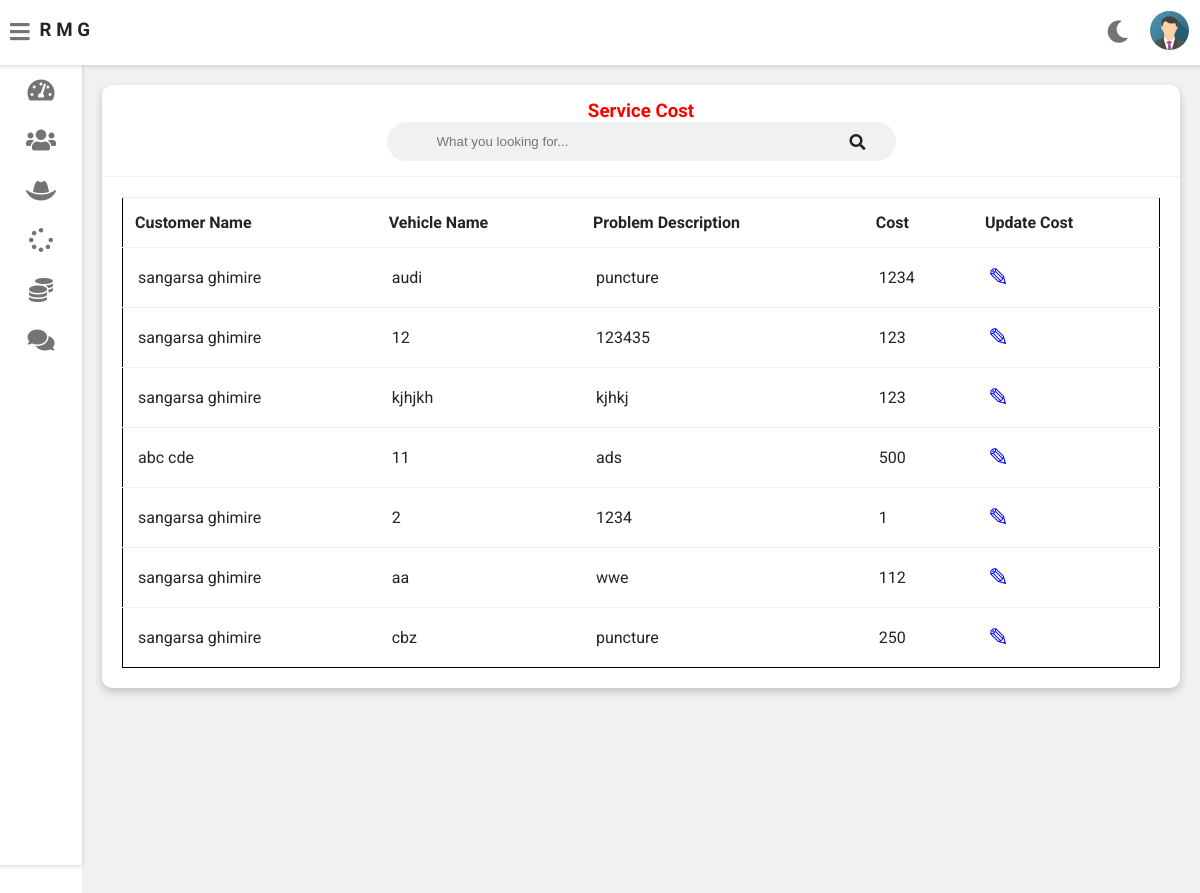
The app's page /admin-view-service-cost (signed in) with its own data.
### vehicle/models.py (models this page shows, shortened)
class Customer(models.Model):
    user=models.OneToOneField(User,on_delete=models.CASCADE)
    profile_pic= models.ImageField(upload_to='profile_pic/CustomerProfilePic/',null=True,blank=True)
    address = models.CharField(max_length=40)
    mobile = models.CharField(max_length=20,null=False)
    @property
    def get_name(self):
        return self.user.first_name+" "+self.user.last_name
    def __str__(self):
        return self.user.first_name

class Request(models.Model):
    cat=(('two wheeler with gear','two wheeler with gear'),('two wheeler without gear','two wheeler without gear'),('three wheeler','three wheeler'),('four wheeler','four wheeler'))
    category=models.CharField(max_length=50,choices=cat)
    vehicle_no=models.PositiveIntegerField(null=False)
    vehicle_name = models.CharField(max_length=40,null=False)
    vehicle_model = models.CharField(max_length=40,null=False)
    vehicle_brand = models.CharField(max_length=40,null=False)
    problem_description = models.CharField(max_length=500,null=False)
    date=models.DateField(auto_now=True)
    cost=models.PositiveIntegerField(null=True)
    customer=models.ForeignKey('Customer', on_delete=models.CASCADE,null=True)
    mechanic=models.ForeignKey('Mechanic',on_delete=models.CASCADE,null=True)
    stat=(('Pending','Pending'),('Approved','Approved'),('Repairing','Repairing'),('Repairing Done','Repairing Done'),('Released','Released'))
    status=models.CharField(max_length=50,choices=stat,default='Pending',null=True)

### vehicle/views.py (the view)
# urls.py: path('admin-view-service-cost',views.admin_view_service_cost_view,name='admin-view-service-cost'),
@login_required(login_url='adminlogin')
def admin_view_service_cost_view(request):
    enquiry=models.Request.objects.all().order_by('-id')
    customers=[]
    for enq in enquiry:
        customer=models.Customer.objects.get(id=enq.customer_id)
        customers.append(customer)
    print(customers)
    return render(request,'vehicle/admin_view_service_cost.html',{'data':zip(customers,enquiry)})

### templates/vehicle/admin_view_service_cost.html (shortened to what this page needs)
{% extends 'vehicle/adminbase.html' %}
{% block content %}
	<div class="wrapper">
		<div class="row">
			<div class="col-12 col-m-12 col-sm-12">
				<div class="card">
					<div class="card-header">
						<h3 style="color:red; text-align:center" >Service Cost
						</h3>
						<form class="navbar-search">
						<input type="text" name="Search" id="Search10" class="navbar-search-input" placeholder="What you looking for...">
						<i class="fas fa-search"></i>
						</form>
					</div>
					<div class="card-content">
						<table id="myTable10">
							<thead>
                <tr>
                  <th>Customer Name</th>
                  <th>Vehicle Name</th>
                  <th>Problem Description</th>
                  <th>Cost</th>
                  <th>Update Cost</th>
                </tr>
							</thead>
							<tbody>
                {% for c,r in data %}
                <tr>
                  <td> {{c.get_name}}</td>
                  <td> {{r.vehicle_name}}</td>
                  <td>{{r.problem_description}}</td>
                  <td>{{r.cost}}</td>
                  <td><a  style="color:blue; text-decoration:none;font-size:25px;" href="{% url 'update-cost' r.id  %}">&#9998;</a></td>
                </tr>
                {% endfor %}
							</tbody>
						</table>
					</div>
				</div>
			</div>
		</div>
<br><br><br><br><br><br><br><br><br><br><br><br><br><br><br><br>
	</div>
{% endblock content %}

### static/style.css (style rules this page uses)
:root { --primary-color: #4834d4; --success-color: #6ab04c; --warning-color: #f0932b; --danger-color: #eb4d4b; --light-color: #212529; --light-second-color: #727475; --light-background: #ffffff; --light-second-background: #f1f1f1; --dark-color: #909090; --dark-second-color: #f5f6fa; --dark-background: #23242D; --dark-second-background: #181818; }
.light { --main-bg-color: var(--light-background); --second-bg-color: var(--light-second-background); --main-color: var(--light-color); --second-color: var(--light-second-color); }
* { box-sizing: border-box; }
body { font-family: 'Roboto', sans-serif; background: var(--main-bg-color); color: var(--main-color); margin: 0; }
.navbar-search { position: relative; margin: auto; width: 50%; }
.navbar-search input { background: var(--second-bg-color); border: none; padding: 12px 50px 12px 50px; width: 100%; outline: none; color: var(--main-color); border-radius: 20px; }
.navbar-search i { position: absolute; top: 50%; right: 20px; transform: translateY(-50%); color: var(--second-color); cursor: pointer; }
.wrapper { padding: 10px; margin-left: 82px; padding-top: 75px; background: var(--second-bg-color); transition: margin-left .5s; }
.row { display: flex; flex-wrap: wrap; flex-direction: row; }
.row:after, .row:before { box-sizing: border-box; }
[class*="col-"] { padding: 10px; }
@media only screen and (min-width: 600px) { .col-sm-12 { width: 100%; } }
@media only screen and (min-width: 768px) { .col-m-12 { width: 100%; } }
@media only screen and (min-width: 992px) { .col-12 { width: 100%; } }
.card { background: var(--main-bg-color); color: var(--main-color); border-radius: 10px; margin-bottom: 10px; box-shadow: 0 4px 8px 0 rgba(0,0,0,0.2); }
.card-header { padding: 15px 30px; border-bottom: 1px solid var(--second-bg-color); position: relative; }
.card-header i { color: var(--main-color); position: absolute; right: 30px; top: 50%; transform: translateY(-50%); }
.card-header h3 { margin: 0; }
.card-content { padding: 20px; overflow-x: auto; }
table { border-collapse: collapse; border: 1px solid black; width: 100%; }
table td { border-top: 1px solid var(--second-bg-color); padding: 15px; }
table th { border-top: 1px solid var(--second-bg-color); border-bottom: 1px solid var(--second-bg-color); padding: 15px 12px; text-align: left; }

### records on screen
Customer: get_name "sangarsa ghimire", vehicle_name "audi", problem_description "puncture", cost "1234", vehicle_name "12", problem_description "123435", cost "123", vehicle_name "kjhjkh", problem_description "kjhkj", vehicle_name "2", problem_description "1234", cost "1", vehicle_name "aa", problem_description "wwe", cost "112", vehicle_name "cbz", cost "250"
Customer: get_name "abc cde", vehicle_name "11", problem_description "ads", cost "500"
